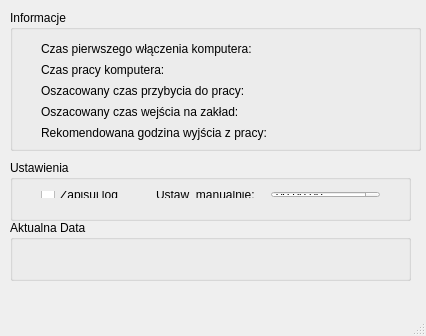
<?xml version="1.0" encoding="UTF-8"?>
<ui version="4.0">
 <class>MainWindow</class>
 <widget class="QMainWindow" name="MainWindow">
  <property name="geometry">
   <rect>
    <x>0</x>
    <y>0</y>
    <width>426</width>
    <height>336</height>
   </rect>
  </property>
  <property name="windowTitle">
   <string>MainWindow</string>
  </property>
  <widget class="QWidget" name="centralWidget">
   <widget class="QGroupBox" name="groupBox">
    <property name="geometry">
     <rect>
      <x>10</x>
      <y>220</y>
      <width>401</width>
      <height>61</height>
     </rect>
    </property>
    <property name="title">
     <string>Aktualna Data</string>
    </property>
    <widget class="QLabel" name="label_6">
     <property name="geometry">
      <rect>
       <x>20</x>
       <y>20</y>
       <width>361</width>
       <height>31</height>
      </rect>
     </property>
     <property name="font">
      <font>
       <pointsize>14</pointsize>
      </font>
     </property>
     <property name="text">
      <string/>
     </property>
    </widget>
   </widget>
   <widget class="QGroupBox" name="groupBox_2">
    <property name="geometry">
     <rect>
      <x>10</x>
      <y>160</y>
      <width>401</width>
      <height>61</height>
     </rect>
    </property>
    <property name="title">
     <string>Ustawienia</string>
    </property>
    <widget class="QWidget" name="layoutWidget">
     <property name="geometry">
      <rect>
       <x>20</x>
       <y>20</y>
       <width>361</width>
       <height>29</height>
      </rect>
     </property>
     <layout class="QHBoxLayout" name="horizontalLayout">
      <item>
       <widget class="QCheckBox" name="checkBox">
        <property name="text">
         <string>Zapisuj log</string>
        </property>
       </widget>
      </item>
      <item>
       <widget class="QLabel" name="label_7">
        <property name="text">
         <string>Ustaw  manualnie:</string>
        </property>
       </widget>
      </item>
      <item>
       <widget class="QTimeEdit" name="timeEdit"/>
      </item>
     </layout>
    </widget>
   </widget>
   <widget class="QGroupBox" name="groupBox_3">
    <property name="geometry">
     <rect>
      <x>10</x>
      <y>10</y>
      <width>411</width>
      <height>141</height>
     </rect>
    </property>
    <property name="title">
     <string>Informacje</string>
    </property>
    <widget class="QWidget" name="layoutWidget">
     <property name="geometry">
      <rect>
       <x>20</x>
       <y>20</y>
       <width>361</width>
       <height>121</height>
      </rect>
     </property>
     <layout class="QVBoxLayout" name="verticalLayout">
      <item>
       <widget class="QLabel" name="label">
        <property name="text">
         <string>Czas pierwszego włączenia komputera:</string>
        </property>
       </widget>
      </item>
      <item>
       <widget class="QLabel" name="label_5">
        <property name="text">
         <string>Czas pracy komputera:</string>
        </property>
       </widget>
      </item>
      <item>
       <widget class="QLabel" name="label_2">
        <property name="text">
         <string>Oszacowany czas przybycia do pracy:</string>
        </property>
       </widget>
      </item>
      <item>
       <widget class="QLabel" name="label_3">
        <property name="text">
         <string>Oszacowany czas wejścia na zakład:</string>
        </property>
       </widget>
      </item>
      <item>
       <widget class="QLabel" name="label_4">
        <property name="text">
         <string>Rekomendowana godzina wyjścia z pracy:</string>
        </property>
       </widget>
      </item>
     </layout>
    </widget>
   </widget>
  </widget>
  <widget class="QMenuBar" name="menuBar">
   <property name="geometry">
    <rect>
     <x>0</x>
     <y>0</y>
     <width>426</width>
     <height>19</height>
    </rect>
   </property>
  </widget>
  <widget class="QStatusBar" name="statusBar"/>
 </widget>
 <layoutdefault spacing="6" margin="11"/>
 <resources/>
 <connections/>
</ui>
